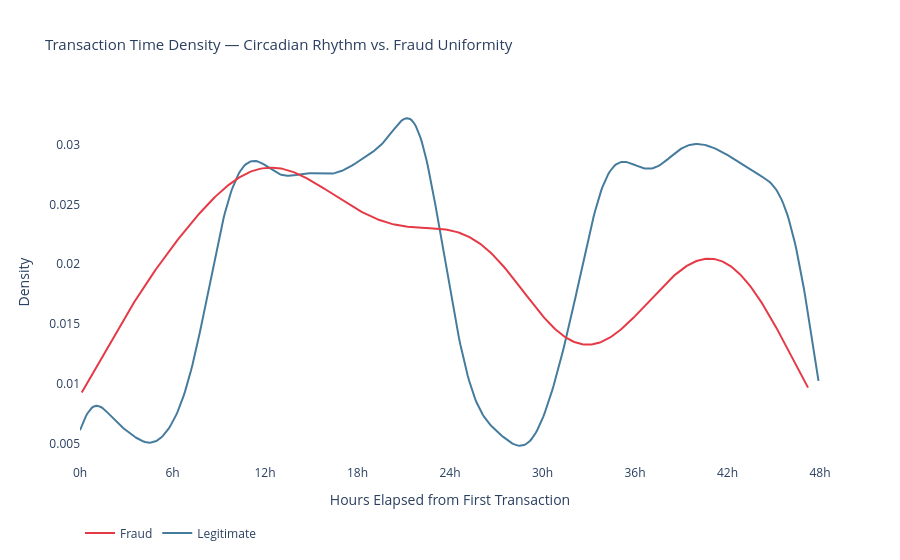

Notebook cell for this chart:
### Markdown cell above
---
## 4. Exploratory Data Analysis

### 4.1 Temporal Transaction Patterns

Transaction timing is a primary behavioral signal in fraud detection. Legitimate cardholder activity follows predictable circadian rhythms tied to business hours and sleep cycles. Fraud, by contrast, may exhibit time-invariant or deliberately off-peak patterns to exploit reduced monitoring capacity.

### Code cell
# Convert time in seconds → hours for interpretability
time_legit = data_df.loc[data_df['Class'] == 0, 'Time'] / 3600
time_fraud  = data_df.loc[data_df['Class'] == 1, 'Time'] / 3600

fig = ff.create_distplot(
    [time_legit, time_fraud],
    group_labels=['Legitimate', 'Fraud'],
    show_hist=False,
    show_rug=False,
    colors=['#457b9d', '#e63946']
)

tick_vals   = list(range(0, 49, 6))
tick_labels = [f'{h}h' for h in tick_vals]

fig.update_layout(
    title=dict(
        text='Transaction Time Density — Circadian Rhythm vs. Fraud Uniformity',
        font=dict(size=15)
    ),
    xaxis=dict(
        title='Hours Elapsed from First Transaction',
        tickvals=tick_vals,
        ticktext=tick_labels,
        range=[0, 48]
    ),
    yaxis=dict(title='Density'),
    legend=dict(orientation='h', y=-0.15),
    height=420,
    plot_bgcolor='white'
)
fig.show()

### Figure 1 — Plotly figure (JSON) as saved in the notebook; plotly's stock layout.template omitted (floating-point values rounded to 4 significant figures; data arrays with more than 128 entries replaced by an {"elided": "..."} marker saying what was removed)
{"data": [{"legendgroup": "Legitimate", "marker": {"color": "#457b9d"}, "mode": "lines", "name": "Legitimate", "showlegend": true, "type": "scatter", "x": {"elided": "500 float values"}, "xaxis": "x", "y": {"elided": "500 float values"}, "yaxis": "y"}, {"legendgroup": "Fraud", "marker": {"color": "#e63946"}, "mode": "lines", "name": "Fraud", "showlegend": true, "type": "scatter", "x": {"elided": "500 float values"}, "xaxis": "x", "y": {"elided": "500 float values"}, "yaxis": "y"}], "layout": {"autosize": true, "barmode": "overlay", "hovermode": "closest", "legend": {"orientation": "h", "traceorder": "reversed", "x": 0, "y": -0.15}, "plot_bgcolor": "white", "title": {"font": {"size": 15}, "text": "Transaction Time Density — Circadian Rhythm vs. Fraud Uniformity"}, "xaxis": {"anchor": "y2", "domain": [0, 1], "range": [0, 48], "ticktext": ["0h", "6h", "12h", "18h", "24h", "30h", "36h", "42h", "48h"], "tickvals": [0, 6, 12, 18, 24, 30, 36, 42, 48], "title": {"text": "Hours Elapsed from First Transaction"}, "type": "linear", "zeroline": false}, "yaxis": {"anchor": "free", "autorange": true, "domain": [0, 1], "position": 0, "range": [0.003284, 0.03375], "title": {"text": "Density"}, "type": "linear"}}}
